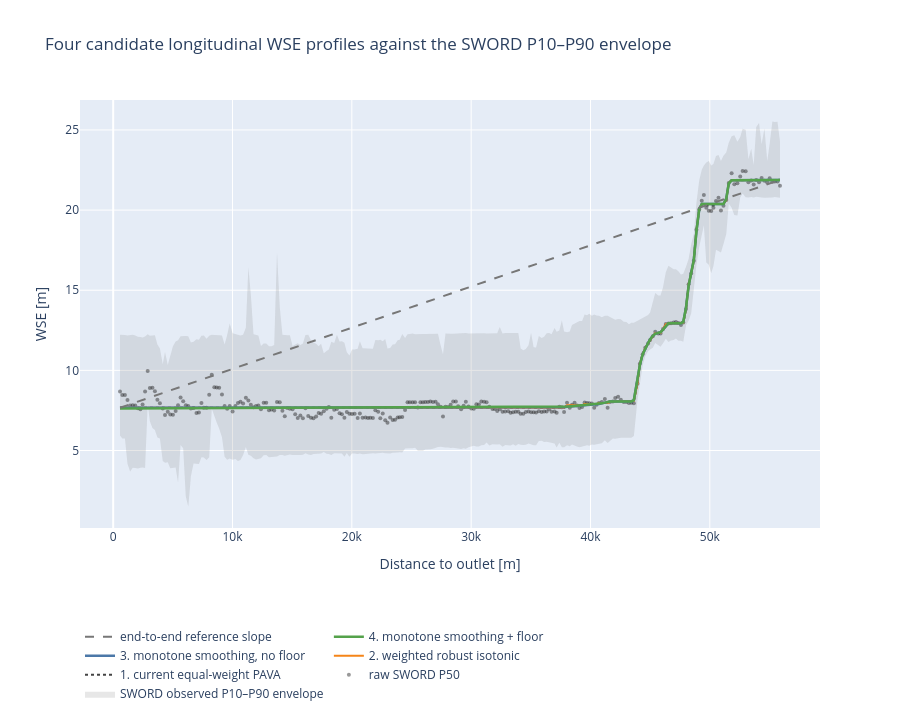

Here is the notebook cell this chart was saved with:
### Markdown cell above
### 3.3 Historical profile candidates and why the joint model was selected

All candidates use the same retained SWORD nodes, the same frozen centreline coordinate, and
the same downstream-to-upstream convention. They differ only in how they infer a longitudinal
latent WSE profile from multi-pass node observations. `wse_obs_p10`, `wse_obs_p90`,
`wse_obs_range`, `wse_obs_mad`, and `n_obs` are shown above as evidence about observation
spread; they are not interchangeable instantaneous WSE values. In particular, choosing P10
or P90 independently at each node would combine different hydrologic states into an artificial
profile.

Let `y_i` be P50 at centreline coordinate `x_i`, `H_i` the latent WSE, `s_i` a spread
scale derived from MAD, and `w_i` a clipped `sqrt(n_obs_i) / s_i` reliability weight.
All formulations have the monotonic downstream-to-upstream constraint `H[i+1] >= H[i]`.

1. **Current equal-weight PAVA (control).**
   `min_H sum_i (H_i - y_i)^2`, subject to `H[i+1] >= H[i]`.
   Every retained P50 has equal influence. The result is a monotone, piecewise-constant
   profile; it permits plateaux and does not use observation spread, count, or smoothness.
   This is exactly the current production profile estimator and remains the baseline.
2. **Weighted robust isotonic fit.**
   `min_H sum_i w_i rho((H_i-y_i)/s_i)`, subject to `H[i+1] >= H[i]`, where `rho` is
   the Huber loss. The notebook solves this by iteratively reweighted weighted-PAVA.
   High-MAD nodes and large residuals exert less leverage, but the fit remains monotone
   and piecewise constant.
3. **Monotone smoothing, no gradient floor.**
   The implemented smoothing-spline form is `min_f integral(f''(x)^2 dx)`, subject to
   `sum_i w_i^2 (f(x_i)-y_i)^2 <= s`; `s` is the selected weighted residual budget.
   This is equivalent to the more familiar penalised form with `lambda` for a corresponding
   choice of multiplier. The notebook then projects `f(x_i)` onto the same weighted monotonic
   cone with PAVA. It is a transparent two-stage approximation to a joint constrained smoothing
   fit and may still contain flat runs.
4. **Monotone smoothing with a small positive gradient floor.**
   Use the same smooth `f`, but project `f(x_i)-S_floor*x_i` with PAVA and add
   `S_floor*x_i` back. Equivalently it enforces `H[i+1]-H[i] >= S_floor*(x[i+1]-x[i])`.
   The floor is a sensitivity setting to prevent exact artificial plateaux, not an asserted
   physical minimum river slope; it is shown as 1% of the network reference slope here.

The next notebook step should fit all four candidates for the same profile, compare residuals
against P50 and the P10–P90 envelope, and test whether each candidate preserves the fixed
network-scale head loss. No candidate is promoted into hydraulic-context production code until
those comparisons have been reviewed.

### Code cell
# These settings define a diagnostic sensitivity comparison, not a production calibration.
PROFILE_MAD_FLOOR_M = 0.15
PROFILE_WEIGHT_CAP_RATIO = 30.0
HUBER_TUNING_CONSTANT = 1.345
ROBUST_ISOTONIC_ITERATIONS = 20
# 0.025 is a middle active diagnostic value; the sensitivity cell shows why s/N=1 is over-smoothed here.
SPLINE_SMOOTHING_PER_ANCHOR = 0.025
SLOPE_FLOOR_FRACTION_OF_NETWORK_REFERENCE = 0.01


def weighted_pava_increasing(values, weights):
    """Weighted PAVA: argmin sum(w_i * (H_i-y_i)^2), subject to H increasing."""
    values = np.asarray(values, dtype=float)
    weights = np.asarray(weights, dtype=float)
    blocks = []
    for index, (value, weight) in enumerate(zip(values, weights)):
        blocks.append([index, index, float(weight), float(weight * value)])
        while len(blocks) >= 2:
            left, right = blocks[-2], blocks[-1]
            if left[3] / left[2] <= right[3] / right[2]:
                break
            blocks[-2:] = [[left[0], right[1], left[2] + right[2], left[3] + right[3]]]
    fitted = np.empty_like(values)
    for start, end, weight, weighted_sum in blocks:
        fitted[start:end + 1] = weighted_sum / weight
    return fitted


def clipped_profile_weights(table, mad_floor_m=PROFILE_MAD_FLOOR_M):
    mad = pd.to_numeric(table.get('wse_obs_mad'), errors='coerce').to_numpy(float)
    n_obs = pd.to_numeric(table.get('n_obs'), errors='coerce').to_numpy(float)
    finite_mad = mad[np.isfinite(mad) & (mad > 0)]
    fallback_mad = float(np.nanmedian(finite_mad)) if finite_mad.size else mad_floor_m
    scale = np.where(np.isfinite(mad) & (mad > 0), mad, fallback_mad)
    scale = np.maximum(scale, mad_floor_m)
    coverage = np.where(np.isfinite(n_obs) & (n_obs > 0), n_obs, 1.0)
    weights = np.sqrt(coverage) / scale
    median_weight = float(np.nanmedian(weights[np.isfinite(weights) & (weights > 0)]))
    weights = np.clip(weights / median_weight, 1.0 / PROFILE_WEIGHT_CAP_RATIO, PROFILE_WEIGHT_CAP_RATIO)
    return weights, scale


def robust_weighted_isotonic(values, base_weights, scale):
    fitted = weighted_pava_increasing(values, base_weights)
    for _ in range(ROBUST_ISOTONIC_ITERATIONS):
        standardized_residual = np.abs((values - fitted) / scale)
        huber_weight = np.minimum(1.0, HUBER_TUNING_CONSTANT / np.maximum(standardized_residual, 1e-12))
        updated = weighted_pava_increasing(values, base_weights * huber_weight)
        if np.max(np.abs(updated - fitted)) < 1e-7:
            fitted = updated
            break
        fitted = updated
    return fitted


candidate_x = profile_table['reference_section_dist_out_m'].to_numpy(float)
candidate_y = profile_table['raw_wse_m'].to_numpy(float)
candidate_q = (candidate_x - candidate_x[0]) / (candidate_x[-1] - candidate_x[0])
candidate_weights, candidate_scale = clipped_profile_weights(profile_table)

# 1. Exact control: the current production equal-weight PAVA profile.
candidate_current_pava = profile_table['monotone_wse_m'].to_numpy(float)
# 2. Same monotonic cone, but uncertainty/count weighting plus Huber IRLS.
candidate_robust_isotonic = robust_weighted_isotonic(candidate_y, candidate_weights, candidate_scale)
# 3. Weighted smoothing spline followed by the same weighted monotone projection.
#    This is a transparent two-stage proxy for a fully joint constrained smoothing fit.
spline = UnivariateSpline(
    candidate_q, candidate_y, w=candidate_weights,
    s=len(candidate_y) * SPLINE_SMOOTHING_PER_ANCHOR,
)
candidate_spline_unconstrained = spline(candidate_q)
candidate_smoothed = weighted_pava_increasing(candidate_spline_unconstrained, candidate_weights)
# 4. Transform before PAVA to impose dH/dx >= S_floor exactly after back-transformation.
candidate_slope_floor = SLOPE_FLOOR_FRACTION_OF_NETWORK_REFERENCE * network_reference_slope
candidate_trend = candidate_slope_floor * (candidate_x - candidate_x[0])
candidate_smoothed_floor = weighted_pava_increasing(
    candidate_spline_unconstrained - candidate_trend, candidate_weights,
) + candidate_trend

candidate_profile_table = pd.DataFrame({
    'reference_section_dist_out_m': candidate_x,
    'raw_wse_m': candidate_y,
    'current_equal_weight_pava': candidate_current_pava,
    'weighted_robust_isotonic': candidate_robust_isotonic,
    'monotone_smoothed_no_floor': candidate_smoothed,
    'monotone_smoothed_with_floor': candidate_smoothed_floor,
})
candidate_profile_table['network_end_to_end_reference'] = (
    candidate_current_pava[0] + network_reference_slope * (candidate_x - candidate_x[0])
)

candidate_fig = go.Figure()
if {'wse_obs_p10', 'wse_obs_p90'}.issubset(profile_table.columns):
    candidate_fig.add_scatter(x=candidate_x, y=profile_table['wse_obs_p10'], mode='lines', line={'width': 0}, showlegend=False, hoverinfo='skip')
    candidate_fig.add_scatter(
        x=candidate_x, y=profile_table['wse_obs_p90'], mode='lines', line={'width': 0},
        fill='tonexty', fillcolor='rgba(120, 120, 120, 0.18)', name='SWORD observed P10–P90 envelope',
    )
candidate_fig.add_scatter(x=candidate_x, y=candidate_y, mode='markers', marker={'size': 4, 'color': 'rgba(30, 30, 30, 0.45)'}, name='raw SWORD P50')
candidate_fig.add_scatter(x=candidate_x, y=candidate_current_pava, mode='lines', line={'color': '#444444', 'dash': 'dot'}, name='1. current equal-weight PAVA')
candidate_fig.add_scatter(x=candidate_x, y=candidate_robust_isotonic, mode='lines', line={'color': '#F58518'}, name='2. weighted robust isotonic')
candidate_fig.add_scatter(x=candidate_x, y=candidate_smoothed, mode='lines', line={'color': '#4C78A8', 'width': 2.5}, name='3. monotone smoothing, no floor')
candidate_fig.add_scatter(x=candidate_x, y=candidate_smoothed_floor, mode='lines', line={'color': '#54A24B', 'width': 2.5}, name='4. monotone smoothing + floor')
candidate_fig.add_scatter(x=candidate_x, y=candidate_profile_table['network_end_to_end_reference'], mode='lines', line={'color': '#777777', 'dash': 'dash'}, name='end-to-end reference slope')
candidate_fig.update_layout(
    title='Four candidate longitudinal WSE profiles against the SWORD P10–P90 envelope',
    xaxis_title='Distance to outlet [m]', yaxis_title='WSE [m]',
    legend={'orientation': 'h', 'y': -0.22}, height=720,
)
candidate_fig.show()

def profile_fit_audit(name, fitted):
    residual = fitted - candidate_y
    within_envelope = np.nan
    if {'wse_obs_p10', 'wse_obs_p90'}.issubset(profile_table.columns):
        lower = pd.to_numeric(profile_table['wse_obs_p10'], errors='coerce').to_numpy(float)
        upper = pd.to_numeric(profile_table['wse_obs_p90'], errors='coerce').to_numpy(float)
        valid = np.isfinite(lower) & np.isfinite(upper)
        within_envelope = float(np.mean((fitted[valid] >= lower[valid]) & (fitted[valid] <= upper[valid])))
    return {
        'candidate': name,
        'RMSE_from_P50_m': float(np.sqrt(np.mean(residual ** 2))),
        'median_abs_deviation_from_P50_m': float(np.median(np.abs(residual))),
        'fraction_within_P10_P90': within_envelope,
        'minimum_slope': float(np.min(np.diff(fitted) / np.diff(candidate_x))),
        'head_loss_m': float(fitted[-1] - fitted[0]),
    }

candidate_audit = pd.DataFrame([
    profile_fit_audit('1. current equal-weight PAVA', candidate_current_pava),
    profile_fit_audit('2. weighted robust isotonic', candidate_robust_isotonic),
    profile_fit_audit('3. monotone smoothing, no floor', candidate_smoothed),
    profile_fit_audit('4. monotone smoothing + floor', candidate_smoothed_floor),
])
print(f'Candidate slope floor = {candidate_slope_floor:.8g} ({SLOPE_FLOOR_FRACTION_OF_NETWORK_REFERENCE:.1%} of network reference slope).')
display(candidate_audit)

### Figure 1 — Plotly figure (JSON) as saved in the notebook; plotly's stock layout.template omitted (floating-point values rounded to 4 significant figures; data arrays with more than 128 entries replaced by an {"elided": "..."} marker saying what was removed)
{"data": [{"hoverinfo": "skip", "line": {"width": 0}, "mode": "lines", "showlegend": false, "type": "scatter", "x": {"elided": "257 float values"}, "y": {"elided": "257 float values"}}, {"fill": "tonexty", "fillcolor": "rgba(120, 120, 120, 0.18)", "line": {"width": 0}, "mode": "lines", "name": "SWORD observed P10–P90 envelope", "type": "scatter", "x": {"elided": "257 float values"}, "y": {"elided": "257 float values"}}, {"marker": {"color": "rgba(30, 30, 30, 0.45)", "size": 4}, "mode": "markers", "name": "raw SWORD P50", "type": "scatter", "x": {"elided": "257 float values"}, "y": {"elided": "257 float values"}}, {"line": {"color": "#444444", "dash": "dot"}, "mode": "lines", "name": "1. current equal-weight PAVA", "type": "scatter", "x": {"elided": "257 float values"}, "y": {"elided": "257 float values"}}, {"line": {"color": "#F58518"}, "mode": "lines", "name": "2. weighted robust isotonic", "type": "scatter", "x": {"elided": "257 float values"}, "y": {"elided": "257 float values"}}, {"line": {"color": "#4C78A8", "width": 2.5}, "mode": "lines", "name": "3. monotone smoothing, no floor", "type": "scatter", "x": {"elided": "257 float values"}, "y": {"elided": "257 float values"}}, {"line": {"color": "#54A24B", "width": 2.5}, "mode": "lines", "name": "4. monotone smoothing + floor", "type": "scatter", "x": {"elided": "257 float values"}, "y": {"elided": "257 float values"}}, {"line": {"color": "#777777", "dash": "dash"}, "mode": "lines", "name": "end-to-end reference slope", "type": "scatter", "x": {"elided": "257 float values"}, "y": {"elided": "257 float values"}}], "layout": {"height": 720, "legend": {"orientation": "h", "y": -0.22}, "title": {"text": "Four candidate longitudinal WSE profiles against the SWORD P10–P90 envelope"}, "xaxis": {"title": {"text": "Distance to outlet [m]"}}, "yaxis": {"title": {"text": "WSE [m]"}}}}
